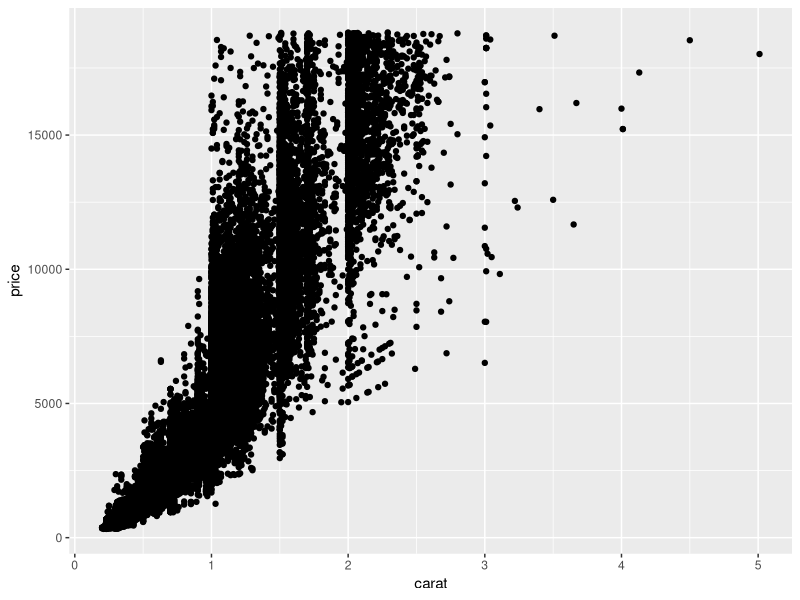
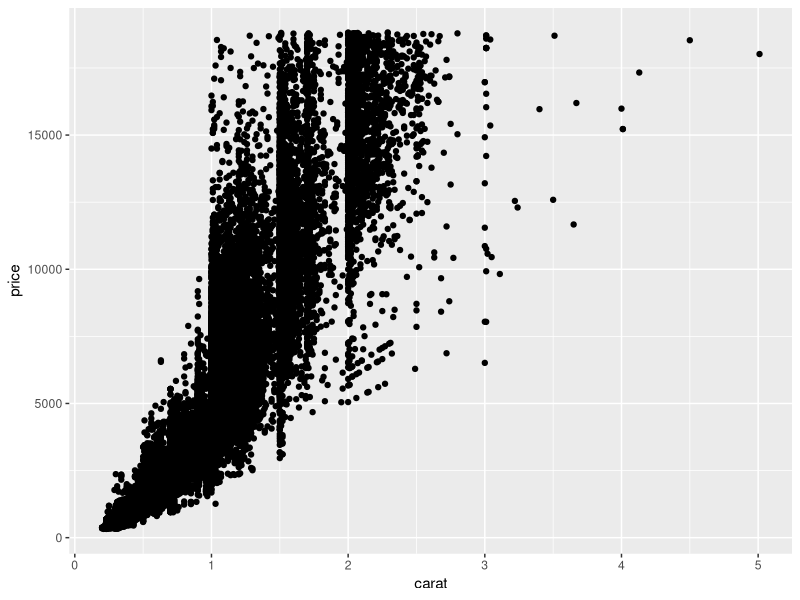
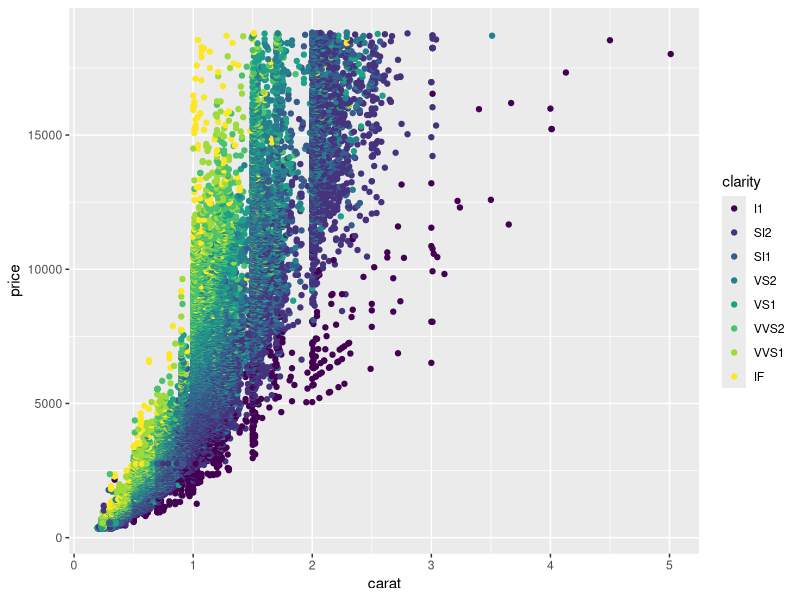
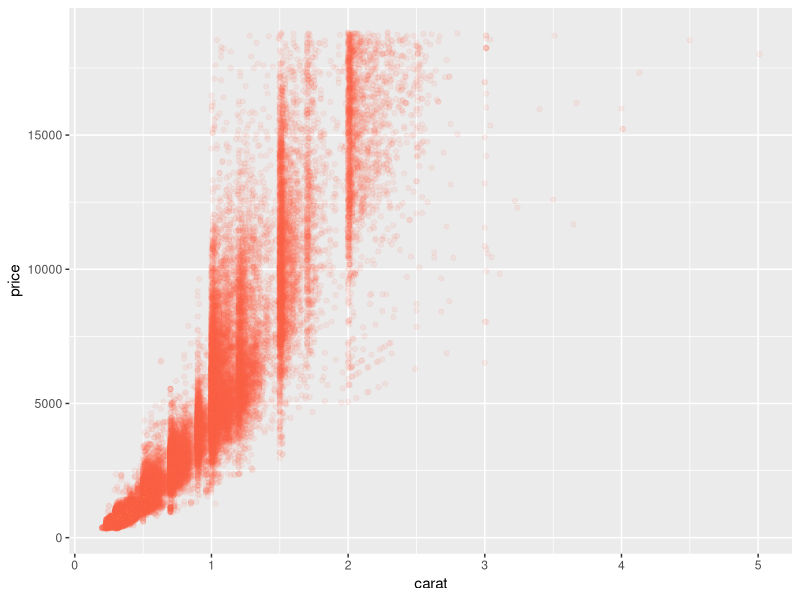
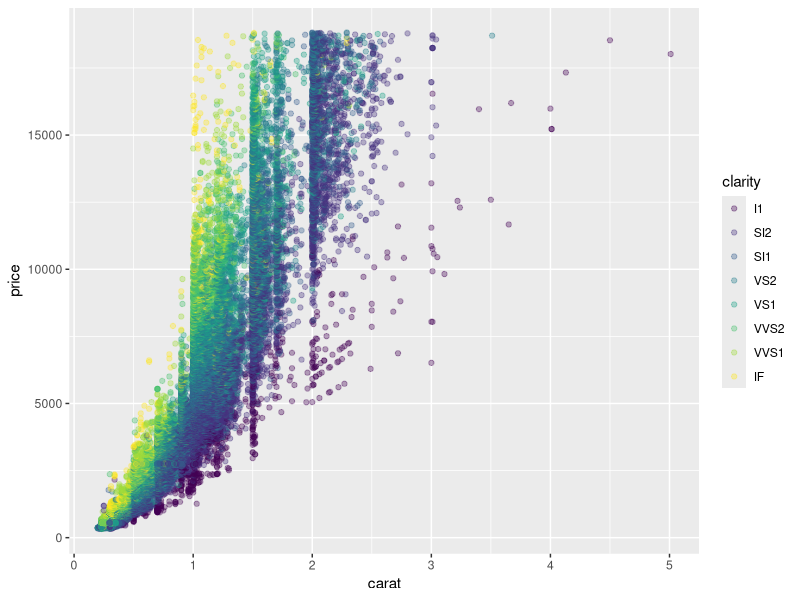
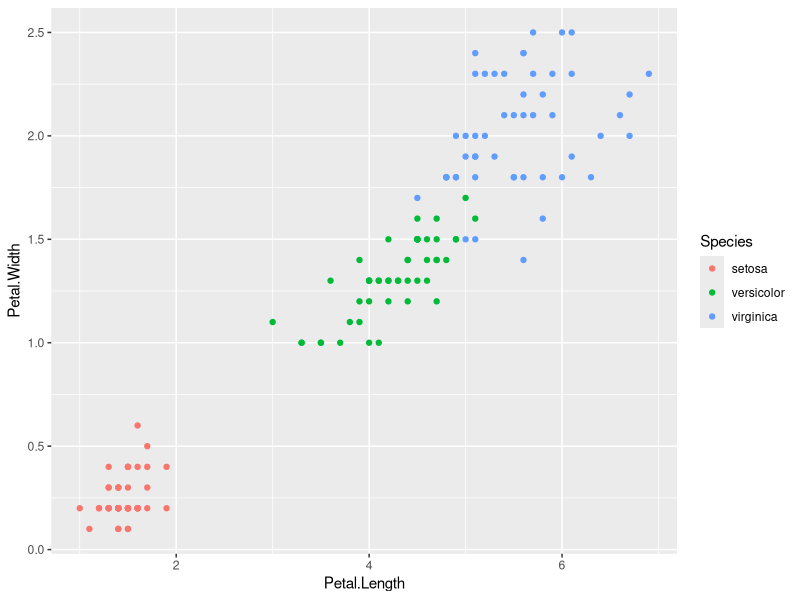
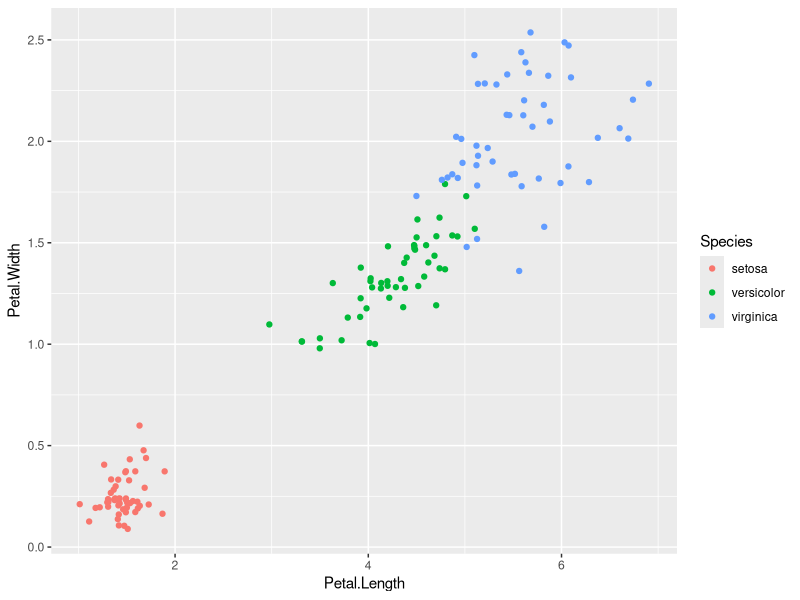
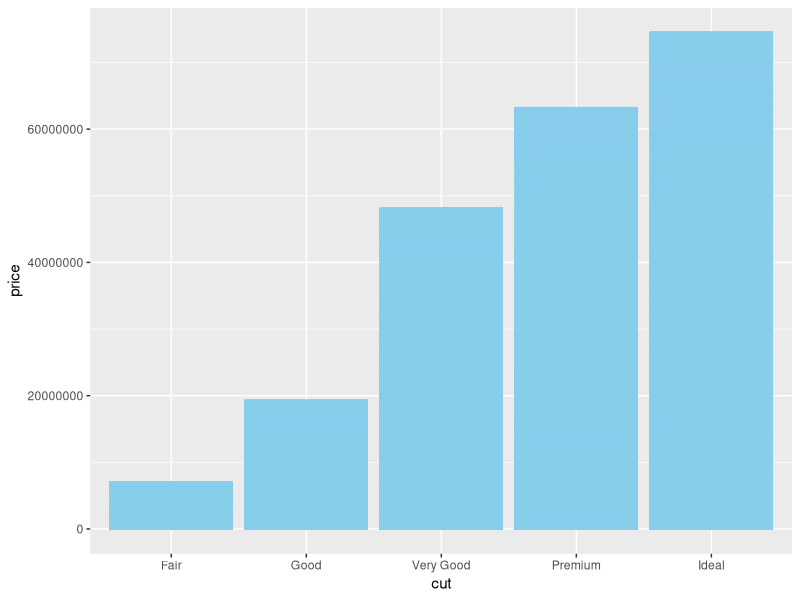

The R source for these figures, in order:
## ---- chunk 1
library(ggplot2)
library(ggthemes)
library(GGally)
## ---- chunk 2
ggplot(diamonds) +                # Data
  aes(x = carat, y = price) +     # Aesthetics, here x- and y-axes
  geom_point()                    # Geometries, here a scatterplot
## ---- chunk 3
ggplot(diamonds,             # Separate arguments with commas
       aes(x = carat, 
           y = price)) +     # Double end parantheses ends both ggplot() and aes()
  geom_point()
## ---- chunk 4
ggplot(diamonds,
       aes(x = carat, 
           y = price,
           color = clarity)) +     # Argument "color =" shows variable "clarity"
  geom_point()
## ---- chunk 5
ggplot(diamonds,
       aes(x = carat, 
           y = price)) +
  geom_point(alpha = 0.075,        # Argument "alpha =" makes data transparent (7.5%)
             color = "tomato")     # Argument "color =" makes your data pop
## ---- chunk 6
ggplot(diamonds,
       aes(x = carat, 
           y = price,
           color = clarity)) +
  geom_point(alpha = 0.35)        # Argument "alpha =" makes data transparent (7.5%)
## ---- chunk 7
data(iris)
ggplot(iris, 
       aes(x = Petal.Length,       # Length in centimeters
           y = Petal.Width,        # Width in centimeters
           color = Species)) +
  geom_point()

ggplot(iris, 
       aes(x = Petal.Length,       # Length in centimeters
           y = Petal.Width,        # Width in centimeters
           color = Species)) +
  geom_jitter()
## ---- chunk 8
options(scipen = 999)             # Disable scientific notation
## ---- chunk 9
ggplot(diamonds, 
       aes(x = cut,               # Categorical (Quality of Cut)
           y = price)) +          # Continuous (US Dollars)
  geom_bar(stat = "identity",     # Argument "stat =" tells R how to handle stats
           color = "skyblue")     
## ---- chunk 10
data(diamonds)
ggplot(diamonds,
       aes(x = carat)) +
  geom_histogram(fill = "dodgerblue3")     # Argument "fill =" needed for areas
## ---- chunk 11
data(economics)
ggplot(economics, 
       aes(x = date,
           y = unemploy)) +
  geom_path()
## ---- chunk 12
library(scales)
ggplot(economics, 
       aes(x = date,
           y = unemploy)) +
  geom_path() +
  labs(title = "National unemployment",
       subtitle = "United States, 1967-2015",
       caption = "Source: Federal Reserve Bank of St. Louis",
       x = "Year",
       y = "Unemployed, in thousands") +
  scale_y_continuous(labels = comma, 
                     limits = c(0, 16000)) +
  theme_minimal()
## ---- chunk 13
data(mtcars)
ggplot(mtcars, aes(x = cyl,        # Number of cylinders
                   y = mpg)) +     # Miles per gallon 
  geom_point()
## ---- chunk 14
data(mtcars)
ggplot(mtcars, aes(x = as.factor(cyl),     # Cylinders "coerced" (changed) to factor
                   y = mpg)) +
  geom_point()
## ---- chunk 15
data(mtcars)
ggplot(mtcars, aes(x = as.factor(cyl),     # Still a factor
                   y = mpg)) +
  geom_jitter(width = 0.05)                # Jittered slightly, but "mpg" still precise
## ---- chunk 16
library(ggthemes)
ggplot(diamonds,
       aes(x = cut,
           y = price)) +
  geom_jitter(width = 0.25,
              alpha = 0.05,
              color = "tomato") +
  theme_light()                       # Just add the theme layer onto the graph
## ---- chunk 17
library(ggthemes)
ggplot(diamonds,
       aes(x = cut,
           y = price)) +
  geom_jitter(width = 0.25,
              alpha = 0.1,
              color = "tomato") +
  theme_fivethirtyeight()
## ---- chunk 18
library(ggthemes)
ggplot(diamonds,
       aes(x = cut,
           y = price)) +
  geom_jitter(width = 0.25,
              alpha = 0.05,
              color = "tomato") +
  theme_classic()
